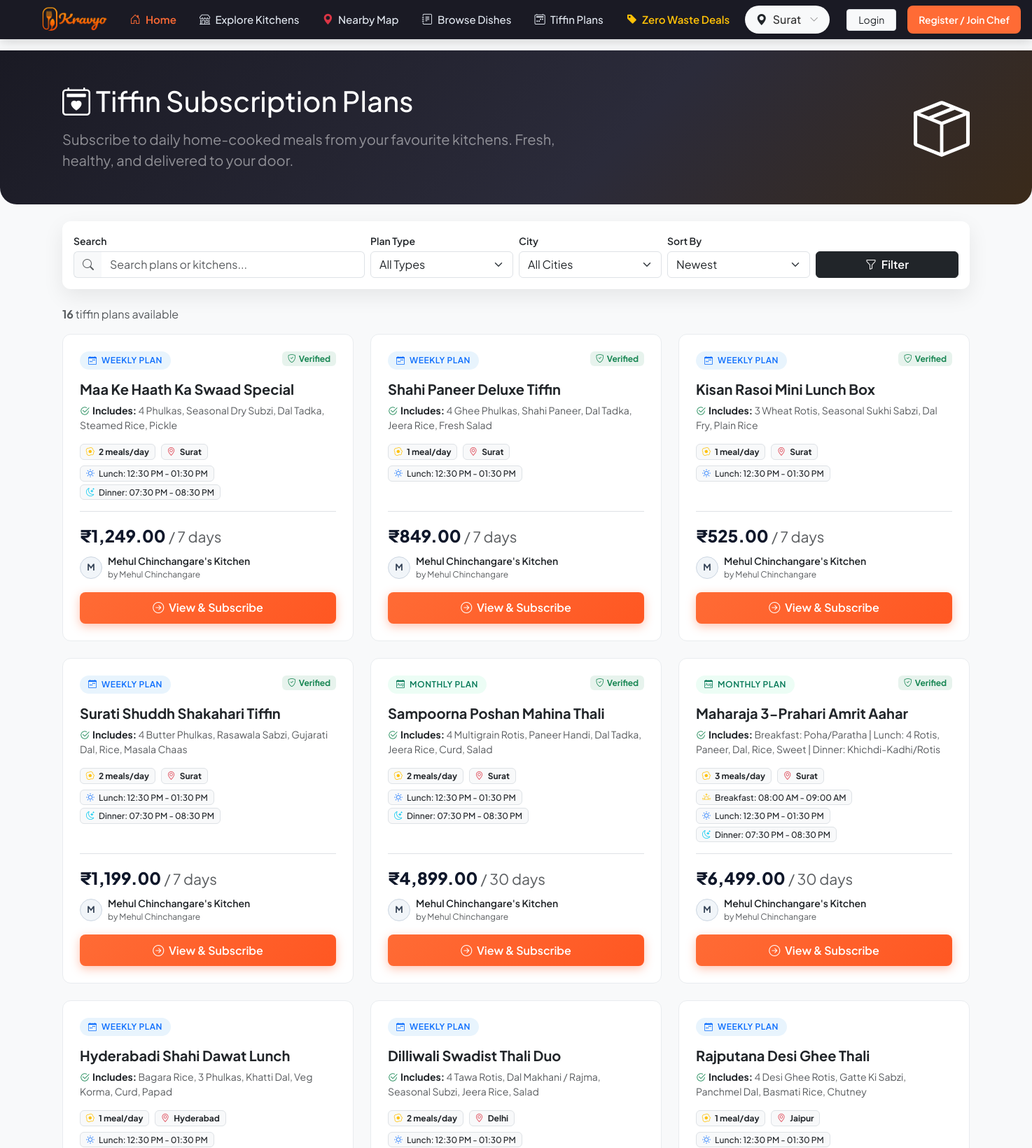
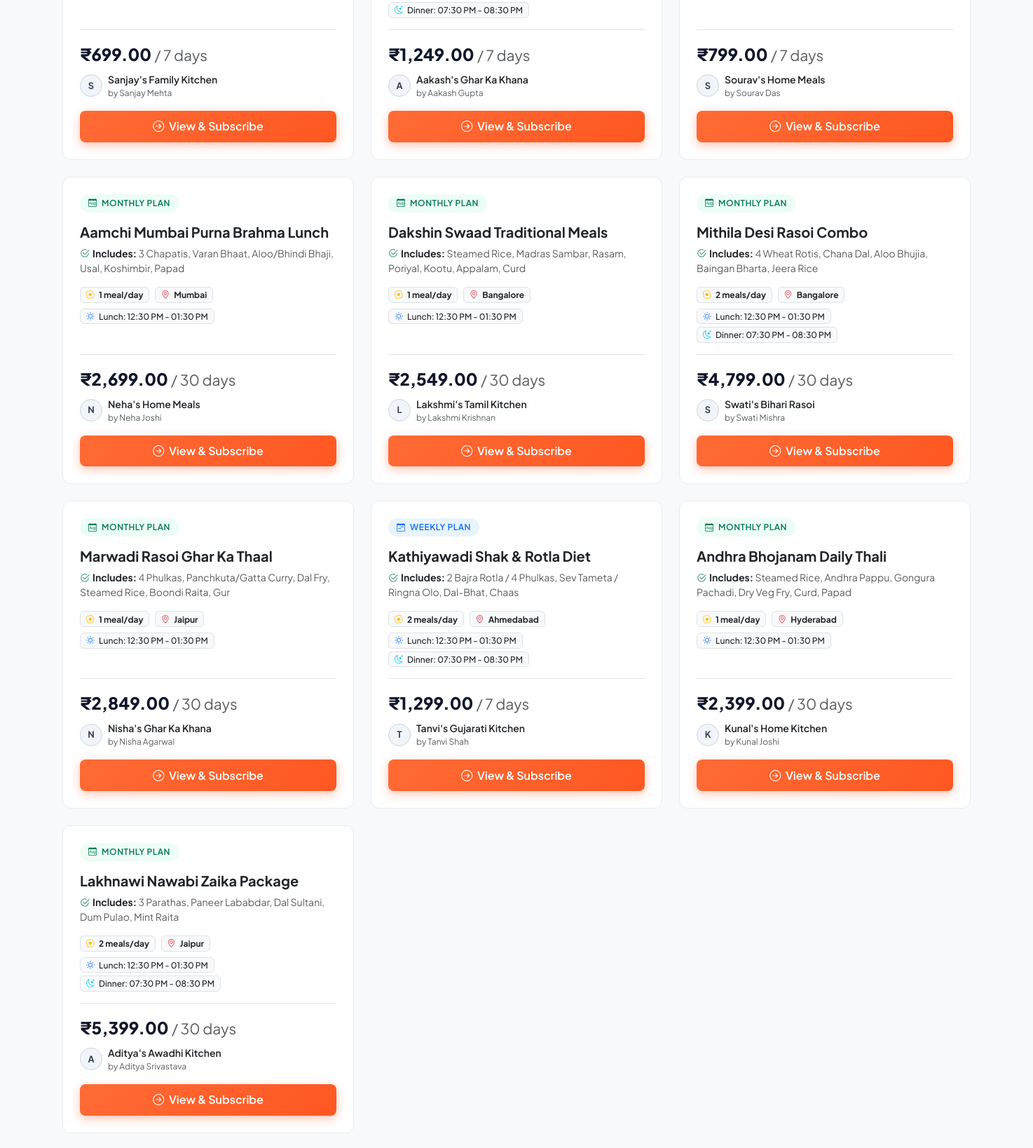
Screenshot of /subscriptions (upper part) with the database file from the repository (2 pictures, top to bottom).
### tables this page shows
CREATE TABLE `tiffin_subscriptions` (
  `id` int(5) NOT NULL AUTO_INCREMENT,
  `kitchen_id` int(5) NOT NULL,
  `plan_name` varchar(50) NOT NULL,
  `plan_type` enum('weekly','monthly') NOT NULL,
  `price` decimal(8,2) NOT NULL,
  `description` text DEFAULT NULL,
  `meals_per_day` tinyint(3) unsigned NOT NULL,
  `breakfast_time` varchar(50) DEFAULT '08:00 AM - 09:00 AM',
  `lunch_time` varchar(50) DEFAULT '12:30 PM - 01:30 PM',
  `dinner_time` varchar(50) DEFAULT '07:30 PM - 08:30 PM',
  `is_active` tinyint(1) DEFAULT 1,
  `created_at` timestamp NOT NULL DEFAULT current_timestamp(),
  PRIMARY KEY (`id`),
  KEY `kitchen_id` (`kitchen_id`),
  CONSTRAINT `tiffin_subscriptions_ibfk_1` FOREIGN KEY (`kitchen_id`) REFERENCES `kitchens` (`id`) ON DELETE CASCADE
);

CREATE TABLE `kitchens` (
  `id` int(5) NOT NULL AUTO_INCREMENT,
  `user_id` int(5) NOT NULL,
  `kitchen_name` varchar(50) NOT NULL,
  `personal_story` text DEFAULT NULL,
  `address` text NOT NULL,
  `city` varchar(100) NOT NULL,
  `pincode` char(6) NOT NULL,
  `latitude` decimal(10,8) DEFAULT NULL,
  `longitude` decimal(11,8) DEFAULT NULL,
  `fssai_license` varchar(20) DEFAULT NULL,
  `hygiene_badge` enum('none','verified') DEFAULT 'none',
  `hygiene_certificate_image` varchar(255) DEFAULT NULL,
  `approval_status` enum('pending','approved','rejected','suspended') DEFAULT 'pending',
  `admin_notes` text DEFAULT NULL,
  `is_open` tinyint(1) DEFAULT 1,
  `banner_image` varchar(255) DEFAULT NULL,
  `created_at` timestamp NOT NULL DEFAULT current_timestamp(),
  `updated_at` timestamp NOT NULL DEFAULT current_timestamp() ON UPDATE current_timestamp(),
  PRIMARY KEY (`id`),
  KEY `idx_kitchen_status` (`approval_status`),
  KEY `idx_kitchen_user_id` (`user_id`),
  KEY `idx_kitchens_geo` (`approval_status`,`latitude`,`longitude`),
  CONSTRAINT `fk_kitchen_chef` FOREIGN KEY (`user_id`) REFERENCES `chefs` (`id`) ON DELETE CASCADE
);

CREATE TABLE `chefs` (
  `id` int(5) NOT NULL AUTO_INCREMENT,
  `full_name` varchar(50) NOT NULL,
  `email` varchar(50) NOT NULL,
  `phone` char(10) NOT NULL,
  `city` varchar(100) DEFAULT NULL,
  `password_hash` varchar(60) NOT NULL,
  `role` enum('customer','chef','admin','delivery') NOT NULL DEFAULT 'customer',
  `status` enum('active','inactive','suspended','pending_verification') NOT NULL DEFAULT 'active',
  `email_verified` tinyint(1) NOT NULL DEFAULT 0,
  `email_otp_hash` varchar(255) DEFAULT NULL,
  `email_otp_expires_at` datetime DEFAULT NULL,
  `email_otp_resent_at` datetime DEFAULT NULL,
  `email_otp_attempts` tinyint(1) NOT NULL DEFAULT 0,
  `reset_otp_hash` varchar(60) DEFAULT NULL,
  `reset_otp_expires_at` datetime DEFAULT NULL,
  `reset_otp_resent_at` datetime DEFAULT NULL,
  `reset_otp_attempts` tinyint(3) unsigned NOT NULL DEFAULT 0,
  `created_at` timestamp NOT NULL DEFAULT current_timestamp(),
  `updated_at` timestamp NOT NULL DEFAULT current_timestamp() ON UPDATE current_timestamp(),
  PRIMARY KEY (`id`),
  UNIQUE KEY `email` (`email`),
  UNIQUE KEY `phone` (`phone`),
  KEY `idx_user_role` (`role`)
);

### views/customer/subscriptions.php (the view, shortened to what the rows shown need)
<section class="subscription-hero">
    <div class="container">
        <div class="row align-items-center">
            <div class="col-lg-7">
                <h1 class="fw-800 text-white mb-3">
                    <i class="bi bi-calendar2-heart text-white me-2"></i>Tiffin Subscription Plans
                </h1>
            </div>
        </div>
    </div>
</section>
<div class="container py-4">
    <?php if (empty($plans)): ?>
        <div class="empty-state text-center py-5">
            <div class="empty-state-icon mb-3"><i class="bi bi-calendar2-x"></i></div>
            <h5 class="text-muted fw-bold">No Tiffin Plans Available</h5>
            <p class="text-muted">Home chefs haven't created any tiffin plans yet. Check back soon!</p>
        </div>
    <?php else: ?>
        <div class="row g-4">
            <?php foreach ($plans as $plan): ?>
                <div class="col-lg-4 col-md-6">
                    <div class="card subscription-card h-100">
                        <div class="card-body p-4 d-flex flex-column">
                            <div class="d-flex justify-content-between align-items-start mb-3">
                                <span class="plan-type-badge plan-type-<?= $plan['plan_type'] ?>">
                                    <i class="bi bi-<?= $plan['plan_type'] === 'weekly' ? 'calendar-week' : 'calendar-month' ?> me-1"></i>
                                    <?= ucfirst($plan['plan_type']) ?> Plan
                                </span>
                                <?php if ($plan['hygiene_badge'] === 'verified'): ?>
                                    <span class="badge bg-success bg-opacity-10 text-success small">
                                        <i class="bi bi-shield-check me-1"></i>Verified
                                    </span>
                                <?php endif; ?>
                            </div>
                            <h5 class="fw-bold mb-2"><?= sanitize($plan['plan_name']) ?></h5>
                            <?php if (!empty($plan['description'])): ?>
                                <p class="text-muted small mb-3">
                                    <strong class="text-dark"><i class="bi bi-check2-circle text-success me-1"></i>Includes:</strong>
                                    <?= sanitize($plan['description']) ?>
                                </p>
                            <?php endif; ?>
                            <div class="d-flex flex-wrap gap-2 mb-2">
                                <span class="badge bg-light text-dark border">
                                    <i class="bi bi-egg-fried me-1 text-warning"></i>
                                    <?= $plan['meals_per_day'] ?> meal<?= $plan['meals_per_day'] > 1 ? 's' : '' ?>/day
                                </span>
                                <span class="badge bg-light text-dark border">
                                    <i class="bi bi-geo-alt me-1 text-danger"></i>
                                    <?= sanitize($plan['city']) ?>
                                </span>
                            </div>
                            <?php $planSchedule = Subscription::getMealSchedule($plan); ?>
                            <div class="d-flex flex-wrap gap-1 mb-3">
                                <?php foreach ($planSchedule as $mKey => $mInfo): ?>
                                    <span class="badge bg-light text-dark border py-1 px-2" style="font-size: 0.75rem; font-weight: 500;">
                                        <i class="bi <?= $mInfo['icon'] ?> text-<?= $mInfo['badge_color'] ?> me-1"></i>
                                        <?= $mInfo['label'] ?>: <?= sanitize($mInfo['time']) ?>
                                    </span>
                                <?php endforeach; ?>
                            </div>
                            <div class="subscription-price mt-auto border-top pt-3 mb-2">
                                <?= format_currency($plan['price']) ?>
                                <span class="text-muted small fw-normal">/ <?= $plan['plan_type'] === 'weekly' ? '7 days' : '30 days' ?></span>
                            </div>
                            <div class="d-flex align-items-center gap-2 mb-3">
                                <div class="avatar-circle-sm"><?= strtoupper(substr($plan['chef_name'], 0, 1)) ?></div>
                                <div>
                                    <div class="fw-semibold small"><?= sanitize($plan['kitchen_name']) ?></div>
                                    <div class="text-muted" style="font-size: 0.75rem;">by <?= sanitize($plan['chef_name']) ?></div>
                                </div>
                            </div>
                            <a href="<?= ctx_url('/subscription/' . $plan['id']) ?>" class="btn btn-subscription-cta w-100">
                                <i class="bi bi-arrow-right-circle me-1"></i> View & Subscribe
                            </a>
                        </div>
                    </div>
                </div>
            <?php endforeach; ?>
        </div>
    <?php endif; ?>
</div>

### rows the page displays
tiffin_subscriptions: plan_type "WEEKLY", shows "Verified", plan_name "Maa Ke Haath Ka Swaad Special", description "4 Phulkas, Seasonal Dry Subzi, Dal Tadka, Steamed Rice, Pickle", meals_per_day "2", kitchen.city "Surat", label "Lunch", time "12:30 PM - 01:30 PM", label "Dinner", time "07:30 PM - 08:30 PM", price "₹1,249.00", shows "7 days", chefs.full_name "M", kitchen.kitchen_name "Mehul Chinchangare's Kitchen", chefs.full_name "Mehul Chinchangare"
tiffin_subscriptions: plan_type "WEEKLY", shows "Verified", plan_name "Shahi Paneer Deluxe Tiffin", description "4 Ghee Phulkas, Shahi Paneer, Dal Tadka, Jeera Rice, Fresh Salad", meals_per_day "1", kitchen.city "Surat", label "Lunch", time "12:30 PM - 01:30 PM", price "₹849.00", shows "7 days", chefs.full_name "M", kitchen.kitchen_name "Mehul Chinchangare's Kitchen", chefs.full_name "Mehul Chinchangare"
tiffin_subscriptions: plan_type "WEEKLY", shows "Verified", plan_name "Kisan Rasoi Mini Lunch Box", description "3 Wheat Rotis, Seasonal Sukhi Sabzi, Dal Fry, Plain Rice", meals_per_day "1", kitchen.city "Surat", label "Lunch", time "12:30 PM - 01:30 PM", price "₹525.00", shows "7 days", chefs.full_name "M", kitchen.kitchen_name "Mehul Chinchangare's Kitchen", chefs.full_name "Mehul Chinchangare"
tiffin_subscriptions: plan_type "WEEKLY", shows "Verified", plan_name "Surati Shuddh Shakahari Tiffin", description "4 Butter Phulkas, Rasawala Sabzi, Gujarati Dal, Rice, Masala Chaas", meals_per_day "2", kitchen.city "Surat", label "Lunch", time "12:30 PM - 01:30 PM", label "Dinner", time "07:30 PM - 08:30 PM", price "₹1,199.00", shows "7 days", chefs.full_name "M", kitchen.kitchen_name "Mehul Chinchangare's Kitchen", chefs.full_name "Mehul Chinchangare"
tiffin_subscriptions: plan_type "MONTHLY", shows "Verified", plan_name "Sampoorna Poshan Mahina Thali", description "4 Multigrain Rotis, Paneer Handi, Dal Tadka, Jeera Rice, Curd, Salad", meals_per_day "2", kitchen.city "Surat", label "Lunch", time "12:30 PM - 01:30 PM", label "Dinner", time "07:30 PM - 08:30 PM", price "₹4,899.00", shows "30 days", chefs.full_name "M", kitchen.kitchen_name "Mehul Chinchangare's Kitchen", chefs.full_name "Mehul Chinchangare"
tiffin_subscriptions: plan_type "MONTHLY", shows "Verified", plan_name "Maharaja 3-Prahari Amrit Aahar", description "Breakfast: Poha/Paratha | Lunch: 4 Rotis, Paneer, Dal, Rice, Sweet | Dinner: Khichdi-Kadhi/Rotis", meals_per_day "3", kitchen.city "Surat", label "Breakfast", time "08:00 AM - 09:00 AM", label "Lunch", time "12:30 PM - 01:30 PM", label "Dinner", time "07:30 PM - 08:30 PM", price "₹6,499.00", shows "30 days", chefs.full_name "M", kitchen.kitchen_name "Mehul Chinchangare's Kitchen", chefs.full_name "Mehul Chinchangare"
tiffin_subscriptions: plan_type "WEEKLY", plan_name "Hyderabadi Shahi Dawat Lunch", description "Bagara Rice, 3 Phulkas, Khatti Dal, Veg Korma, Curd, Papad", meals_per_day "1", kitchen.city "Hyderabad", label "Lunch", time "12:30 PM - 01:30 PM", price "₹699.00", shows "7 days", chefs.full_name "S", kitchen.kitchen_name "Sanjay's Family Kitchen", chefs.full_name "Sanjay Mehta"
tiffin_subscriptions: plan_type "WEEKLY", plan_name "Dilliwali Swadist Thali Duo", description "4 Tawa Rotis, Dal Makhani / Rajma, Seasonal Subzi, Jeera Rice, Salad", meals_per_day "2", kitchen.city "Delhi", label "Lunch", time "12:30 PM - 01:30 PM", label "Dinner", time "07:30 PM - 08:30 PM", price "₹1,249.00", shows "7 days", chefs.full_name "A", kitchen.kitchen_name "Aakash's Ghar Ka Khana", chefs.full_name "Aakash Gupta"
tiffin_subscriptions: plan_type "WEEKLY", plan_name "Rajputana Desi Ghee Thali", description "4 Desi Ghee Rotis, Gatte Ki Sabzi, Panchmel Dal, Basmati Rice, Chutney", meals_per_day "1", kitchen.city "Jaipur", label "Lunch", time "12:30 PM - 01:30 PM", price "₹799.00", shows "7 days", chefs.full_name "S", kitchen.kitchen_name "Sourav's Home Meals", chefs.full_name "Sourav Das"
tiffin_subscriptions: plan_type "MONTHLY", plan_name "Aamchi Mumbai Purna Brahma Lunch", description "3 Chapatis, Varan Bhaat, Aloo/Bhindi Bhaji, Usal, Koshimbir, Papad", meals_per_day "1", kitchen.city "Mumbai", label "Lunch", time "12:30 PM - 01:30 PM", price "₹2,699.00", shows "30 days", chefs.full_name "N", kitchen.kitchen_name "Neha's Home Meals", chefs.full_name "Neha Joshi"
tiffin_subscriptions: plan_type "MONTHLY", plan_name "Dakshin Swaad Traditional Meals", description "Steamed Rice, Madras Sambar, Rasam, Poriyal, Kootu, Appalam, Curd", meals_per_day "1", kitchen.city "Bangalore", label "Lunch", time "12:30 PM - 01:30 PM", price "₹2,549.00", shows "30 days", chefs.full_name "L", kitchen.kitchen_name "Lakshmi's Tamil Kitchen", chefs.full_name "Lakshmi Krishnan"
tiffin_subscriptions: plan_type "MONTHLY", plan_name "Mithila Desi Rasoi Combo", description "4 Wheat Rotis, Chana Dal, Aloo Bhujia, Baingan Bharta, Jeera Rice", meals_per_day "2", kitchen.city "Bangalore", label "Lunch", time "12:30 PM - 01:30 PM", label "Dinner", time "07:30 PM - 08:30 PM", price "₹4,799.00", shows "30 days", chefs.full_name "S", kitchen.kitchen_name "Swati's Bihari Rasoi", chefs.full_name "Swati Mishra"
tiffin_subscriptions: plan_type "MONTHLY", plan_name "Marwadi Rasoi Ghar Ka Thaal", description "4 Phulkas, Panchkuta/Gatta Curry, Dal Fry, Steamed Rice, Boondi Raita, Gur", meals_per_day "1", kitchen.city "Jaipur", label "Lunch", time "12:30 PM - 01:30 PM", price "₹2,849.00", shows "30 days", chefs.full_name "N", kitchen.kitchen_name "Nisha's Ghar Ka Khana", chefs.full_name "Nisha Agarwal"
tiffin_subscriptions: plan_type "WEEKLY", plan_name "Kathiyawadi Shak & Rotla Diet", description "2 Bajra Rotla / 4 Phulkas, Sev Tameta / Ringna Olo, Dal-Bhat, Chaas", meals_per_day "2", kitchen.city "Ahmedabad", label "Lunch", time "12:30 PM - 01:30 PM", label "Dinner", time "07:30 PM - 08:30 PM", price "₹1,299.00", shows "7 days", chefs.full_name "T", kitchen.kitchen_name "Tanvi's Gujarati Kitchen", chefs.full_name "Tanvi Shah"
tiffin_subscriptions: plan_type "MONTHLY", plan_name "Andhra Bhojanam Daily Thali", description "Steamed Rice, Andhra Pappu, Gongura Pachadi, Dry Veg Fry, Curd, Papad", meals_per_day "1", kitchen.city "Hyderabad", label "Lunch", time "12:30 PM - 01:30 PM", price "₹2,399.00", shows "30 days", chefs.full_name "K", kitchen.kitchen_name "Kunal's Home Kitchen", chefs.full_name "Kunal Joshi"
tiffin_subscriptions: plan_type "MONTHLY", plan_name "Lakhnawi Nawabi Zaika Package", description "3 Parathas, Paneer Lababdar, Dal Sultani, Dum Pulao, Mint Raita", meals_per_day "2", kitchen.city "Jaipur", label "Lunch", time "12:30 PM - 01:30 PM", label "Dinner", time "07:30 PM - 08:30 PM", price "₹5,399.00", shows "30 days", chefs.full_name "A", kitchen.kitchen_name "Aditya's Awadhi Kitchen", chefs.full_name "Aditya Srivastava"

### other values shown
$_navHomeLabel "Home"
Session::get('selected_city') ?: 'Surat' "Surat"
count($plans) "16"
